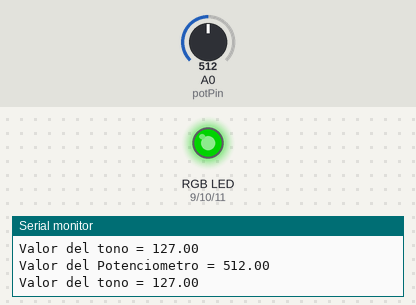
A sketch run on a simulated Arduino Uno, built with avr-gcc and run on an emulated ATmega328P. Parts: an RGB LED mixed from three pins (HIGH = lit), the last lines printed to the serial monitor. The inputs (shaded band) are chosen by the test bench; at power-on: A0 (potPin) = 512. Dim RGB values are drawn brighter than linear.

Above: at 1.2 s.
1.3 s: A0 (potPin) set to 410
At 2.6 s:
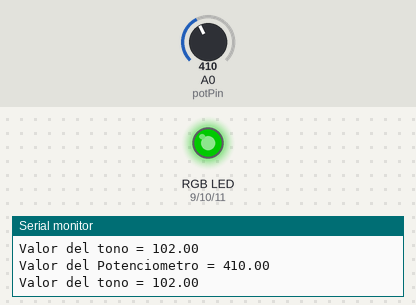
4.3 s: A0 (potPin) set to 391
At 5.3 s:
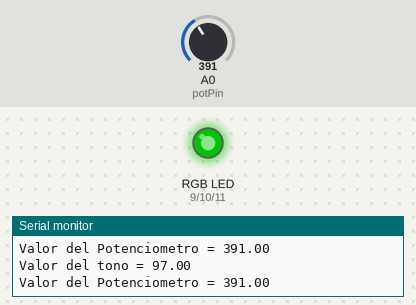
5.8 s: A0 (potPin) set to 331
At 7.0 s:
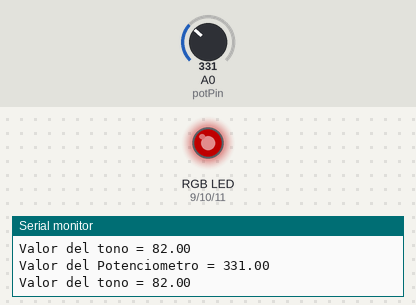
7.3 s: A0 (potPin) set to 982
At 7.8 s:
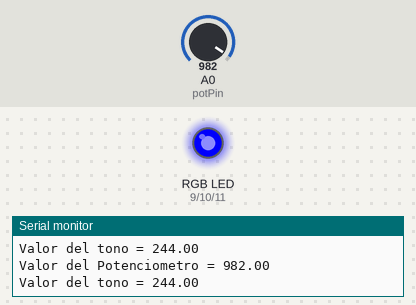
8.8 s: A0 (potPin) set to 1014
At 9.8 s:
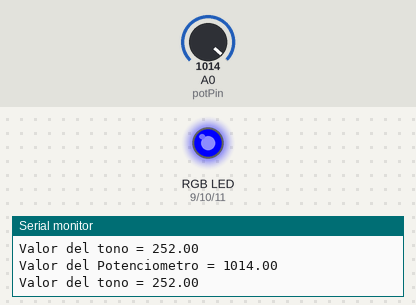
10.3 s: A0 (potPin) set to 716
At 11.8 s:
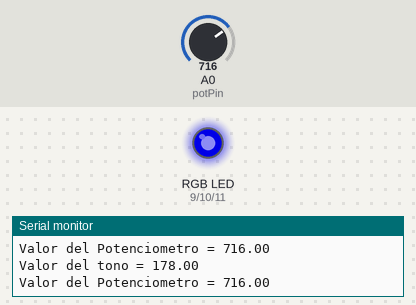
Timing chart, 0 to 12.8 s (numbered marks = the images above; inputs shaded):
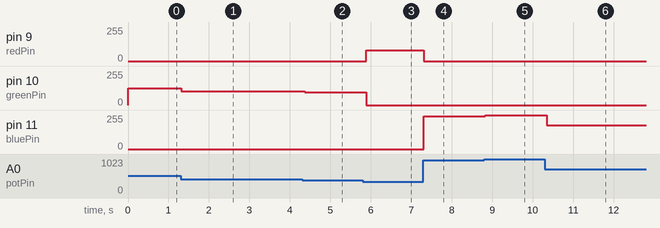

The sketch:

15_Led_tono_potenciometro.ino
```cpp
// Tono / Color de un LED RGB mediante un potenciómetro

// Se controla el color de un LED RGB (con sus patas conectadas a pines digitales PWM) mediante la señal analógica de un potenciómetro y se muestra en el monitor serial

int potPin = A0;    // Pin analógico para el potenciómetro
int redPin = 9;     // Pin digital PWM para la componente roja del LED RGB
int greenPin = 10;  // Pin digital PWM para la componente verde del LED RGB
int bluePin = 11;   // Pin digital PWM para la componente azul del LED RGB
float potValor = 0;   // Variable para almacenar el valor del potenciómetro

void setup() {
  Serial.begin(9600);
  pinMode(redPin, OUTPUT);
  pinMode(greenPin, OUTPUT);
  pinMode(bluePin, OUTPUT);
}

void loop() {
  potValor = analogRead(potPin);
  float tono = map(potValor, 0, 1023, 0, 255);
  cambiarColor(tono);   // Llamada a la función para cambiar el color del LED RGB según la posición del potenciómetro

}

// Función para cambiar el color del LED RGB según la posición del potenciómetro
// se recibe un parámetro (variable numérica), pero no regresa nada
void cambiarColor(float tono) {
  if (potValor >= 0 && potValor <= 341) {
    // Cambiar a rojo
    analogWrite(redPin, tono);
    analogWrite(greenPin, 0);
    analogWrite(bluePin, 0);
  } else if (potValor > 341 && potValor <= 682) {
    // Cambiar a verde
    analogWrite(redPin, 0);
    analogWrite(greenPin, tono);
    analogWrite(bluePin, 0);
  } else {
    // Cambiar a azul
    analogWrite(redPin, 0);
    analogWrite(greenPin, 0);
    analogWrite(bluePin, tono);
  }

  Serial.print("Valor del Potenciometro = "); // Imprimir un mensaje indicando que se está mostrando el valor del potenciómetro
  Serial.println(potValor); // Imprimir el valor analógico del potenciómetro, seguido de un salto de línea
  Serial.print("Valor del tono = "); // Imprimir un mensaje indicando que se está mostrando la intensidad del tono del LED
  Serial.println(tono);  // Imprimir el valor analógico del tono, seguido de un salto de línea

  delay(100);
}
```

Measured:
- after the input at 1.3 s, pin 10 (greenPin): 127/255 → 102/255 at once
- after the input at 4.3 s, pin 10 (greenPin): 102/255 → 97/255 after 0.06 s
- after the input at 5.8 s, pin 9 (redPin): 0/255 → 82/255 after 0.08 s; pin 10 (greenPin): 97/255 → 0/255 after 0.08 s
- after the input at 7.3 s, pin 9 (redPin): 82/255 → 0/255 at once; pin 11 (bluePin): 0/255 → 244/255 at once
- after the input at 8.8 s, pin 11 (bluePin): 244/255 → 252/255 at once
- after the input at 10.3 s, pin 11 (bluePin): 252/255 → 178/255 after 0.05 s
